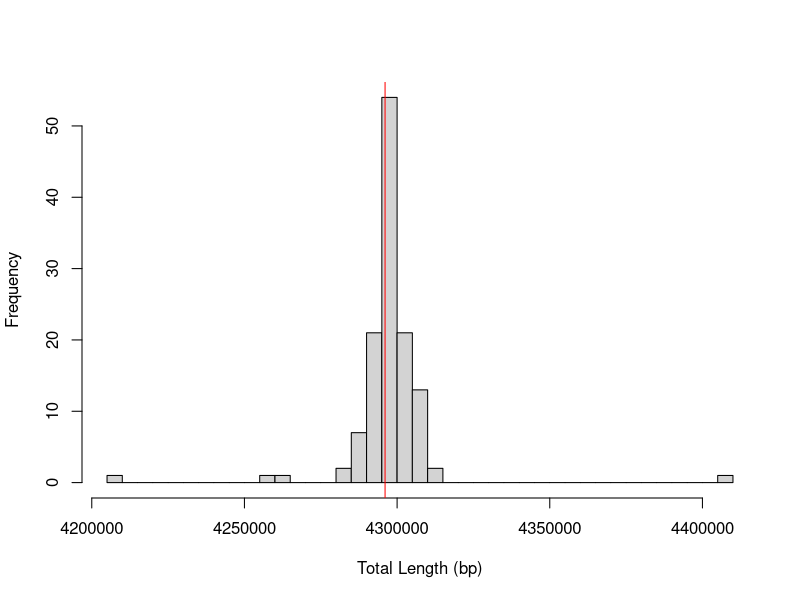
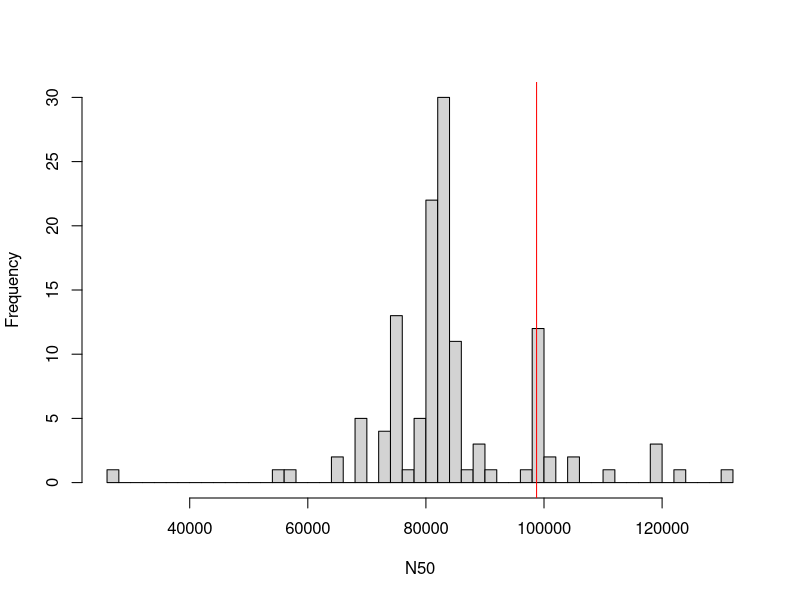
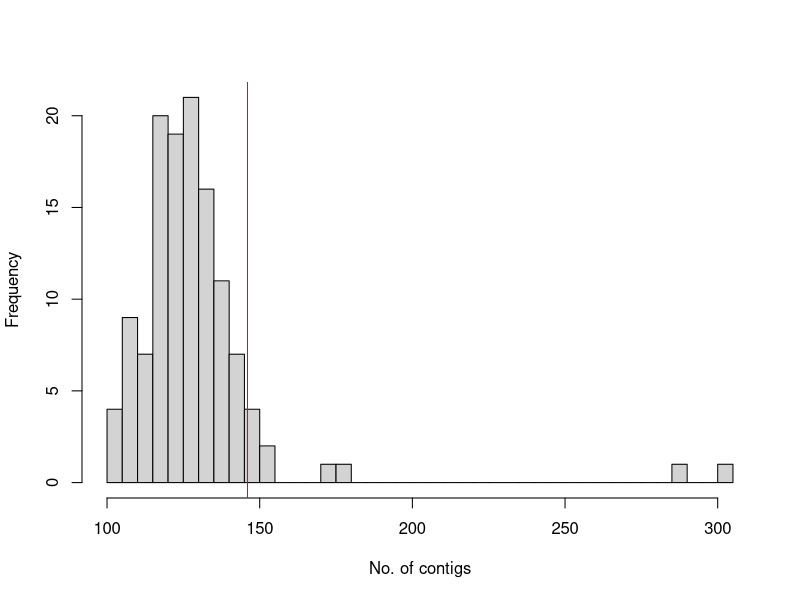
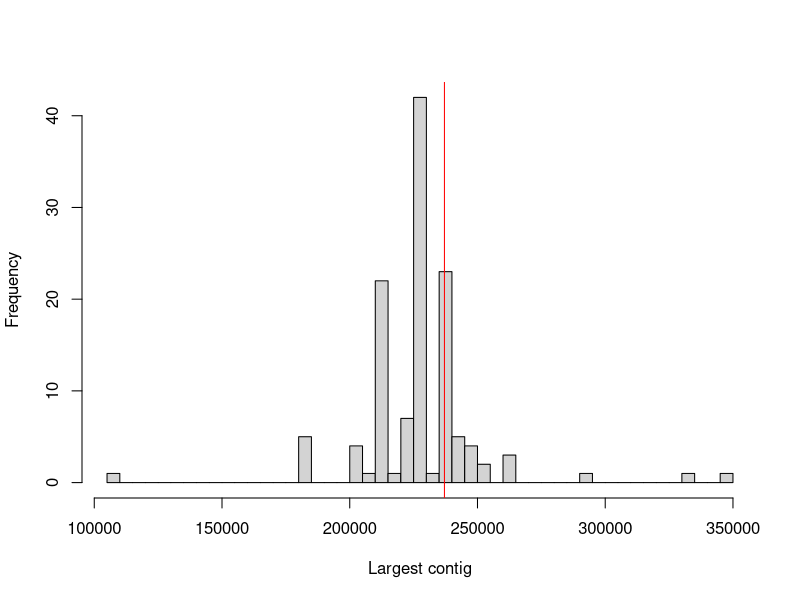
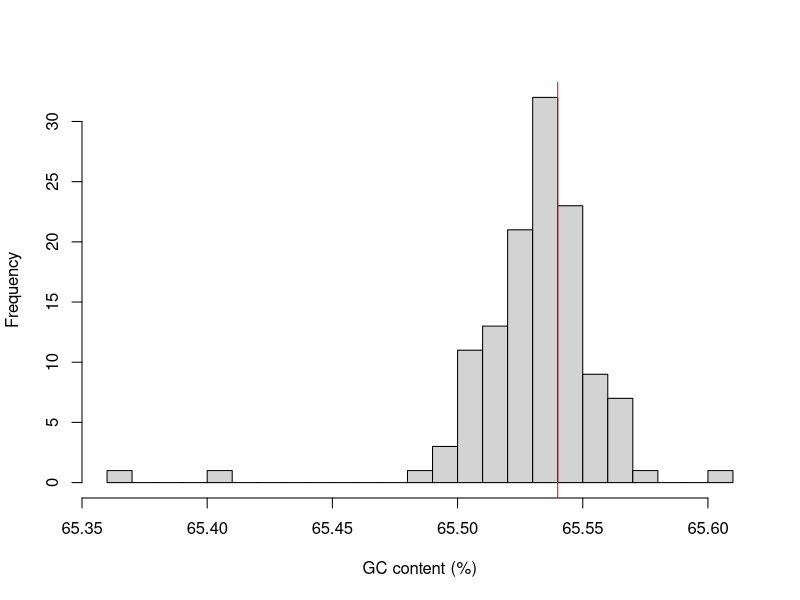

Here is the R script that generated these plots, in order:
##Analysis of Assembly Statistics
##Noah A. Legall

## 1. read in the data.
MI_assemb_stats <- read.csv("transposed_report.csv",header = TRUE)

# Let's summarize all the data we got first:
summary(MI_assemb_stats)

# There seems to be a clear outlier, 09_4305_S4_L001.contigs. let's drop this row
MI_assemb_stats <- MI_assemb_stats[MI_assemb_stats$Assembly != "09_4305_S4_L001.contigs",]
summary(MI_assemb_stats)

# I feel more confident because now all the genome lengths vary between 4.2 - 4.4 million bp
# This value is about the size of the M. bovis genome.

## 2. verify, what is the distribution of the statistics QUAST outputs? Do they make sense

# Visualize how the histograms compare to released numbers of M. bovis genome assembly statisitics.
# these are the comparable thiings from (Branger et al., 2017)

# Values from genome announcement paper
total_length <- 4296059 
total_contigs <- 146
largest_contigs <- 237066
gc_content <- 65.54
n50 <- 98742

hist(MI_assemb_stats$Total.length, main = "", xlab = "Total Length (bp)",breaks = 50)
abline(v=total_length,col="red")
hist(MI_assemb_stats$N50, main = "", xlab = "N50", breaks = 50)
abline(v=n50,col="red")
hist(MI_assemb_stats$X..contigs, main = "", xlab = "No. of contigs",breaks = 50) 
abline(v=total_contigs,col="red")
hist(MI_assemb_stats$Largest.contig, main = "", xlab = "Largest contig",breaks = 50)
abline(v=largest_contigs,col="red")
hist(MI_assemb_stats$GC...., main = "", xlab = "GC content (%)",breaks = 25)
abline(v=gc_content,col="red")


